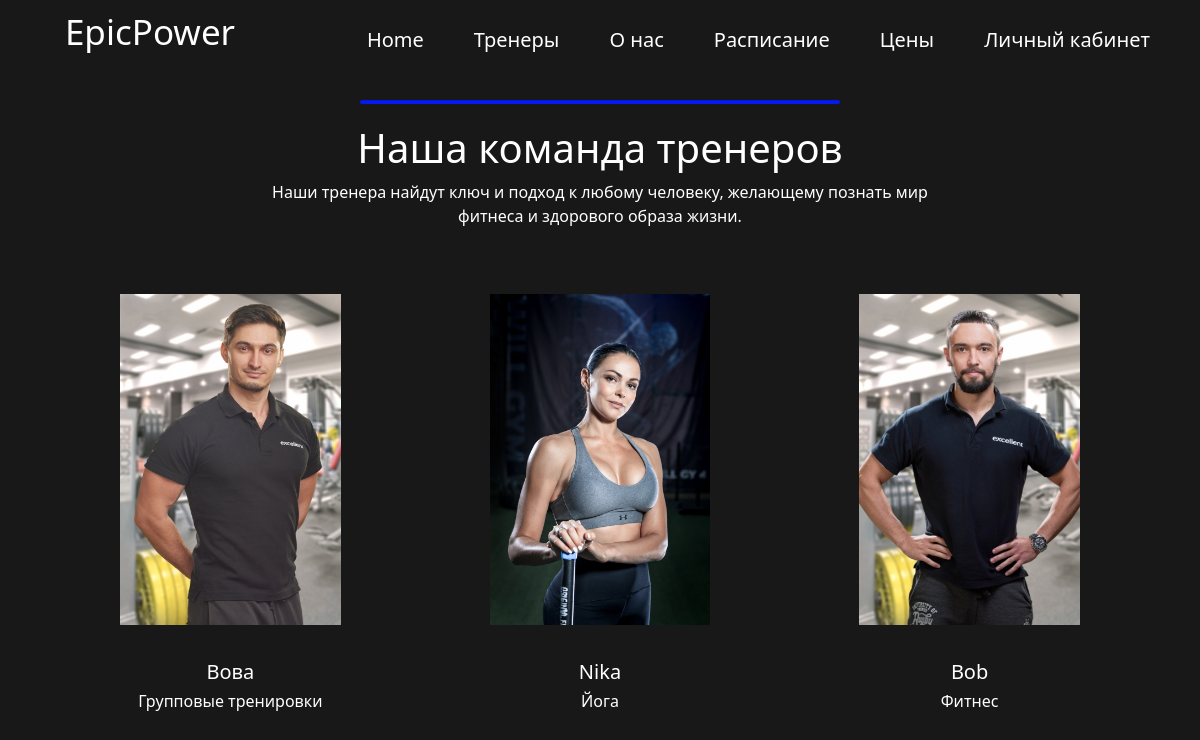
The page /trainers on the database its author committed.
### main/models.py (models this page shows, shortened)
class Coach(models.Model):
    name = models.CharField('Имя тренера', max_length=30)
    age = models.IntegerField('Возраст', null=True, blank=True)
    qualification = models.CharField('Специализация', max_length=30, null=True, blank=True)
    experience = models.CharField('Опыт работы', max_length=30, null=True, blank=True)
    image = models.ImageField(null=True, blank=True, upload_to='static/assets/css/img')
    class Meta:
        verbose_name = 'Тренер'
        verbose_name_plural = 'Тренеры'

### main/views.py (the view)
# urls.py: path('trainers', views.coach, name='trainers'),
def coach(request):
    coaches = Coach.objects.all()[:10]
    tren = Coach.objects.all()[:10]
    context = {"coaches": coaches, "tren": tren}
    return render(request, 'main/trainers.html', context)

### main/templates/main/trainers.html (shortened to what this page needs)
{% extends 'main/base.html' %}
{% block content %}
<div class="team">
  <div class="container2-info">
    <hr>
    <h1>Наша команда тренеров</h1>
    <p>Наши тренера найдут ключ и подход к любому человеку, желающему познать мир фитнеса и здорового образа жизни.</p>
  </div>
    <div class="team-members">
    {% for coach in coaches %}
        <div class="team-member">
            <div class="image-div">
                <img src="{{ coach.image }}">
            </div>
            <h5>{{ coach.name }}</h5>
            <h6>{{ coach.qualification }}</h6>
        </div>
    {% endfor %}
</div>
    </div>
{% endblock content %}

### main/templates/main/base.html (shortened to what this page needs)
{% load static %}
<!DOCTYPE html>
<html lang="en">
<head>
    <link rel="stylesheet" href="{% static 'assets/css/fitness.css' %}">
    <link rel="stylesheet" href="https://maxcdn.bootstrapcdn.com/bootstrap/4.0.0/css/bootstrap.min.css">
    <link rel="stylesheet" href="https://cdnjs.cloudflare.com/ajax/libs/font-awesome/4.7.0/css/font-awesome.min.css">
</head>
<body>
<header id="header" class="d-flex align-items-center">
    <nav class="header">
        <div class="logo-div">
          <a class="logo" href="/#"> EpicPower</a>
        </div>
        <div class="main-menu">
          <ul class="menu">
            <li class="item">
              <a class="link" href="/#">Home</a>
            </li>
            <li class="item">
              <a class="link" href="/trainers">Тренеры</a>
            </li>
            <li class="item">
                <a class="link" href="/#about">О нас</a>
              </li>
            <li class="item">
                <a class="link" href="/schedule">Расписание</a>
            </li>
            <li class="item">
              <a class="link" href="/price">Цены</a>
            </li>
              {% if request.user.is_authenticated %}
          <li class="item">
              <a class="link" href="/profile">Личный кабинет</a>
            </li>
          {% else %}
<li class="item">
              <a class="link" href="/login">Личный кабинет</a>
            </li>
          {% endif %}
          </ul>
        </div>
      </nav>
</header>
<main id="main">
    {% block content %}{% endblock %}
</main>
</body>
</html>

### static/assets/css/fitness.css (style rules this page uses)
* { margin: 0; padding: 0; font-family:'Segoe UI', Tahoma, Geneva, Verdana, sans-serif; }
html { scroll-behavior: smooth; overflow-x: hidden; margin: 0; padding: 0; }
.header { list-style: none; align-items: center; margin: 0; padding: 0; width: 100%; background: rgb(24, 24, 24); height: 20%; display: flex; position: fixed; z-index: 15; transition: .5s; }
.menu { display: flex; margin-top: 1.1rem; }
.menu li { list-style: none; }
.menu li a { text-decoration: none; }
.logo-div { width: 25%; text-align: center; margin-top: 4.00rem; padding: -5px; }
a.logo { text-decoration: none; color: white; font-size: 35px; font-family:'Segoe UI', Tahoma, Geneva, Verdana, sans-serif; transition: .5s; }
.main-menu ul li a { color: white; font-size: 20px; font-family:'Segoe UI', Tahoma, Geneva, Verdana, sans-serif; font-weight: 200; }
.main-menu ul li::before { content: ''; display: block; width: 0; height: 4px; border-radius: 3px; background: #061af5; transition: width .5s; text-align: center; }
.main-menu ul { float: right; position: absolute; right: 50px; transition: .5s; margin-top: 1.3rem; }
.main-menu ul li { margin-left: 50px; text-align: center; }
.container2-info { width: 60%; margin: auto; justify-content: center; align-items: center; padding-bottom: 50px; padding-top: 100px; color: white; }
.container2-info hr { width: 480px; height: 3px; color: #061af5; background-color: #061af5; border-radius: 4px; margin: auto; text-align: center; margin-bottom: 20px; }
.team { padding: 0; display: block; text-align: center; width: 100%; height: auto; background-color: #181818; padding-bottom: 100px; }
.team-members { width: 80%; height: auto; display: flex; margin: auto; justify-content: space-between; flex-wrap: wrap; align-items: center; text-align: center; color: white; }
.team-member { width: 23%; z-index: 1; }
.team-member h5 { font-weight: 400; margin-top: 20px; }
.team-member h6 { font-weight: 300; }
.image-div { z-index: 1; position: relative; }
.team-member img { width: 100%; }
.footer-sec-1 h6, a { font-size: 13px; font-weight: 200; }

### rows shown on the page
Coach: image (picture), name "Вова", qualification "Групповые тренировки"
Coach: image (picture), name "Nika", qualification "Йога"
Coach: image (picture), name "Bob", qualification "Фитнес"
